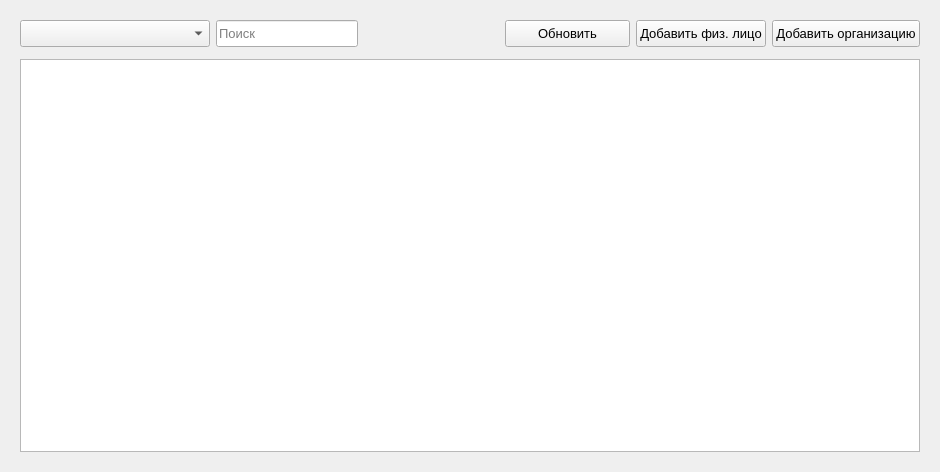
<?xml version="1.0" encoding="UTF-8"?>
<ui version="4.0">
 <class>ContactsDialog</class>
 <widget class="QDialog" name="ContactsDialog">
  <property name="enabled">
   <bool>true</bool>
  </property>
  <property name="geometry">
   <rect>
    <x>0</x>
    <y>0</y>
    <width>940</width>
    <height>468</height>
   </rect>
  </property>
  <property name="windowTitle">
   <string>Контакты</string>
  </property>
  <property name="windowIcon">
   <iconset resource="images.qrc">
    <normaloff>:/images/outcall-logo.png</normaloff>:/images/outcall-logo.png</iconset>
  </property>
  <property name="styleSheet">
   <string notr="true"/>
  </property>
  <layout class="QHBoxLayout" name="horizontalLayout_3">
   <item>
    <widget class="QWidget" name="widget" native="true">
     <property name="minimumSize">
      <size>
       <width>0</width>
       <height>450</height>
      </size>
     </property>
     <layout class="QVBoxLayout" name="verticalLayout">
      <item>
       <layout class="QHBoxLayout" name="horizontalLayout_2">
        <property name="bottomMargin">
         <number>6</number>
        </property>
        <item>
         <widget class="QComboBox" name="comboBox">
          <property name="minimumSize">
           <size>
            <width>190</width>
            <height>27</height>
           </size>
          </property>
          <property name="font">
           <font>
            <pointsize>10</pointsize>
           </font>
          </property>
          <property name="focusPolicy">
           <enum>Qt::NoFocus</enum>
          </property>
          <property name="acceptDrops">
           <bool>false</bool>
          </property>
          <property name="toolTip">
           <string>Выберите столбец поиска</string>
          </property>
          <property name="whatsThis">
           <string>Выберите столбец поиска</string>
          </property>
          <property name="autoFillBackground">
           <bool>false</bool>
          </property>
          <property name="inputMethodHints">
           <set>Qt::ImhNone</set>
          </property>
         </widget>
        </item>
        <item>
         <layout class="QHBoxLayout" name="horizontalLayout">
          <item>
           <widget class="QLineEdit" name="lineEdit">
            <property name="minimumSize">
             <size>
              <width>100</width>
              <height>27</height>
             </size>
            </property>
            <property name="maximumSize">
             <size>
              <width>230</width>
              <height>16777215</height>
             </size>
            </property>
            <property name="font">
             <font>
              <pointsize>10</pointsize>
             </font>
            </property>
            <property name="cursor">
             <cursorShape>IBeamCursor</cursorShape>
            </property>
            <property name="focusPolicy">
             <enum>Qt::ClickFocus</enum>
            </property>
            <property name="toolTip">
             <string>Поиск по таблице</string>
            </property>
            <property name="whatsThis">
             <string>Поиск по таблице</string>
            </property>
            <property name="placeholderText">
             <string>Поиск</string>
            </property>
           </widget>
          </item>
          <item>
           <spacer name="horizontalSpacer">
            <property name="orientation">
             <enum>Qt::Horizontal</enum>
            </property>
            <property name="sizeHint" stdset="0">
             <size>
              <width>35</width>
              <height>20</height>
             </size>
            </property>
           </spacer>
          </item>
          <item>
           <widget class="QPushButton" name="updateButton">
            <property name="minimumSize">
             <size>
              <width>125</width>
              <height>27</height>
             </size>
            </property>
            <property name="font">
             <font>
              <pointsize>10</pointsize>
             </font>
            </property>
            <property name="focusPolicy">
             <enum>Qt::NoFocus</enum>
            </property>
            <property name="text">
             <string>Обновить</string>
            </property>
           </widget>
          </item>
          <item>
           <widget class="QPushButton" name="addPersonButton">
            <property name="minimumSize">
             <size>
              <width>129</width>
              <height>27</height>
             </size>
            </property>
            <property name="font">
             <font>
              <pointsize>10</pointsize>
             </font>
            </property>
            <property name="focusPolicy">
             <enum>Qt::NoFocus</enum>
            </property>
            <property name="text">
             <string>Добавить физ. лицо</string>
            </property>
           </widget>
          </item>
          <item>
           <widget class="QPushButton" name="addOrgButton">
            <property name="minimumSize">
             <size>
              <width>147</width>
              <height>27</height>
             </size>
            </property>
            <property name="font">
             <font>
              <pointsize>10</pointsize>
             </font>
            </property>
            <property name="focusPolicy">
             <enum>Qt::NoFocus</enum>
            </property>
            <property name="text">
             <string>Добавить организацию</string>
            </property>
           </widget>
          </item>
         </layout>
        </item>
       </layout>
      </item>
      <item>
       <widget class="QTableView" name="tableView">
        <property name="focusPolicy">
         <enum>Qt::NoFocus</enum>
        </property>
        <property name="styleSheet">
         <string notr="true"/>
        </property>
        <property name="sizeAdjustPolicy">
         <enum>QAbstractScrollArea::AdjustIgnored</enum>
        </property>
        <property name="autoScroll">
         <bool>true</bool>
        </property>
        <property name="autoScrollMargin">
         <number>16</number>
        </property>
        <property name="selectionMode">
         <enum>QAbstractItemView::ExtendedSelection</enum>
        </property>
        <property name="verticalScrollMode">
         <enum>QAbstractItemView::ScrollPerItem</enum>
        </property>
        <property name="sortingEnabled">
         <bool>false</bool>
        </property>
        <attribute name="horizontalHeaderCascadingSectionResizes">
         <bool>false</bool>
        </attribute>
        <attribute name="verticalHeaderCascadingSectionResizes">
         <bool>false</bool>
        </attribute>
       </widget>
      </item>
     </layout>
    </widget>
   </item>
  </layout>
 </widget>
 <resources>
  <include location="images.qrc"/>
 </resources>
 <connections/>
</ui>
